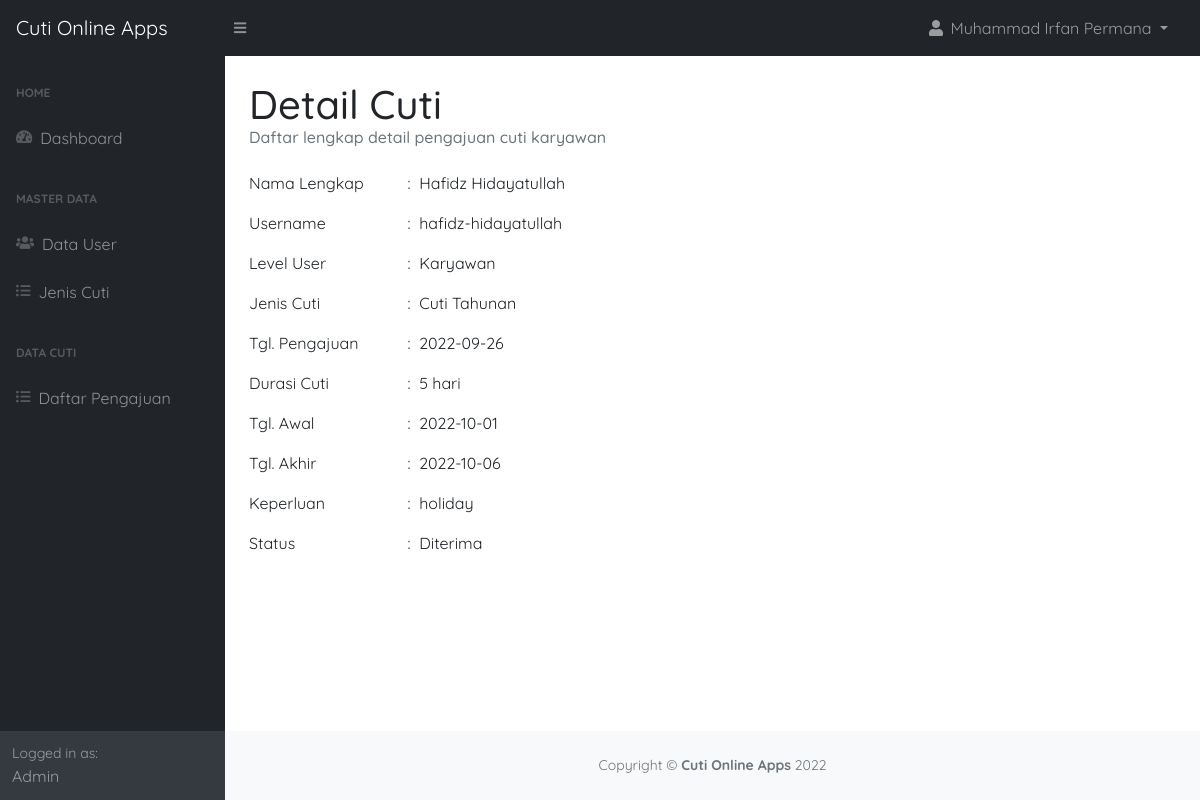
The app's page /dashboard.php?module=detail-cuti&id=1 (signed in) with its own data.
### tables this page shows
CREATE TABLE `pengajuan_cuti` (
  `id_ajuan` int(11) NOT NULL,
  `user_id` int(11) NOT NULL,
  `jenis_id` int(11) NOT NULL,
  `tgl_ajuan` date NOT NULL,
  `tgl_awal` date NOT NULL,
  `tgl_akhir` date NOT NULL,
  `lama_ajuan` tinyint(4) NOT NULL,
  `status` varchar(50) NOT NULL,
  `keperluan` text NOT NULL
);

CREATE TABLE `user` (
  `id_user` int(11) NOT NULL,
  `fullname_user` varchar(250) NOT NULL,
  `name_user` varchar(150) NOT NULL,
  `pass_user` varchar(250) NOT NULL,
  `level_user` varchar(100) NOT NULL
);

CREATE TABLE `jenis_cuti` (
  `id_cuti` int(11) NOT NULL,
  `nama_cuti` varchar(100) NOT NULL,
  `durasi` tinyint(3) NOT NULL
);

### app/admin/pengajuan-cuti/detail.php (the view, shortened to what this page needs)
<div class="row">
    <div class="col-12">
        <h1 class="mt-4">Detail Cuti</h1>
        <h6 class="text-muted">Daftar lengkap detail pengajuan cuti karyawan</h6>
    </div>
</div>
<?php
$id_ajuan = $_GET['id'];
$query    = "SELECT * FROM pengajuan_cuti JOIN user ON pengajuan_cuti.user_id=user.id_user JOIN jenis_cuti ON pengajuan_cuti.jenis_id=jenis_cuti.id_cuti WHERE pengajuan_cuti.id_ajuan= '$id_ajuan'";
$exeSQL   = mysqli_query($conn, $query) or die(mysqli_error($conn));
$data     = mysqli_fetch_array($exeSQL);
?>
<div class="row my-4">
    <div class="col-12">
        <div class="row mb-3">
            <div class="col-sm-2">Nama Lengkap</div>
            <div class="col-sm-10">:&nbsp; <?= $data['fullname_user'] ?></div>
        </div>
        <div class="row mb-3">
            <div class="col-sm-2">Username</div>
            <div class="col-sm-10">:&nbsp; <?= $data['name_user'] ?></div>
        </div>
        <div class="row mb-3">
            <div class="col-sm-2">Level User</div>
            <div class="col-sm-10">:&nbsp; <?= ucfirst($data['level_user']) ?></div>
        </div>
        <div class="row mb-3">
            <div class="col-sm-2">Jenis Cuti</div>
            <div class="col-sm-10">:&nbsp; <?= $data['nama_cuti'] ?></div>
        </div>
        <div class="row mb-3">
            <div class="col-sm-2">Tgl. Pengajuan</div>
            <div class="col-sm-10">:&nbsp; <?= $data['tgl_ajuan'] ?></div>
        </div>
        <div class="row mb-3">
            <div class="col-sm-2">Durasi Cuti</div>
            <div class="col-sm-10">:&nbsp; <?= $data['lama_ajuan'] ?> hari</div>
        </div>
        <div class="row mb-3">
            <div class="col-sm-2">Tgl. Awal</div>
            <div class="col-sm-10">:&nbsp; <?= $data['tgl_awal'] ?></div>
        </div>
        <div class="row mb-3">
            <div class="col-sm-2">Tgl. Akhir</div>
            <div class="col-sm-10">:&nbsp; <?= $data['tgl_akhir'] ?></div>
        </div>
        <div class="row mb-3">
            <div class="col-sm-2">Keperluan</div>
            <div class="col-sm-10">:&nbsp; <?= $data['keperluan'] ?></div>
        </div>
        <div class="row mb-3">
            <div class="col-sm-2">Status</div>
            <div class="col-sm-10">:&nbsp; <?= $data['status'] ?></div>
        </div>
    </div>
</div>

### records on screen
pengajuan_cuti: user.fullname_user "Hafidz Hidayatullah", user.name_user "hafidz-hidayatullah", user.level_user "Karyawan", jenis_cuti.nama_cuti "Cuti Tahunan", tgl_ajuan "2022-09-26", lama_ajuan "5", tgl_awal "2022-10-01", tgl_akhir "2022-10-06", keperluan "holiday", status "Diterima"

### other values on screen
$title "Cuti Online Apps"
$_SESSION['fullname_user'] "Muhammad Irfan Permana"
$_SESSION['level_user'] "Admin"
